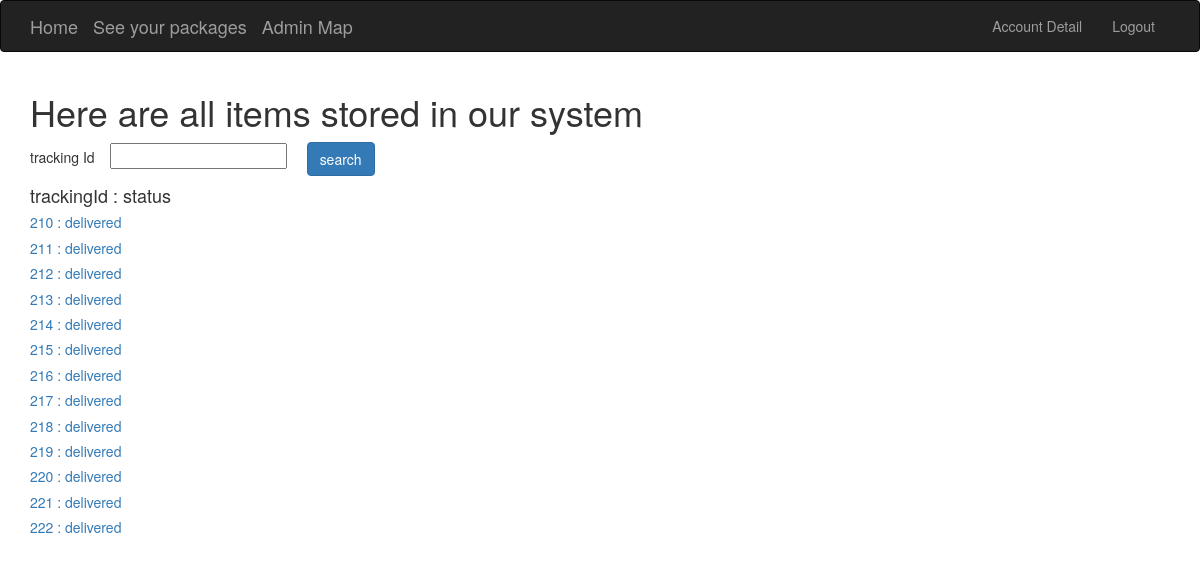
Screenshot of /apps/all_list/ (signed in) with the database file from the repository.
### apps/models.py (models this page shows, shortened)
class Tracking(models.Model):
    tracking_id = models.IntegerField(default=0)
    trunk_id = models.IntegerField(blank=True, null=True)
    to_x = models.IntegerField(blank=True, null=True)
    to_y = models.IntegerField(blank=True, null=True)
    finished = models.BooleanField(default=False)
    assigned_trunk = models.BooleanField(default=False)
    is_prime = models.BooleanField(default=False)
    warehouse_id = models.IntegerField(default=0)
    user = models.ForeignKey(User, blank=True, null=True, on_delete=models.CASCADE, related_name="trackings")

### apps/views.py (the view)
def home(request):
    trackings = []
    tracking_statuses = []
    for tracking in Tracking.objects.all():
        tracking.strStatus = getStatus(tracking)
        trackings.append(tracking)
    return render(request, "apps/all_list.html", {"trackings":trackings})

### apps/views.py (called while the page is built)
def getStatus(tracking):
    if tracking.finished:
        return "delivered"
    elif not tracking.assigned_trunk:
        return "created"
    else:
        return intToStatus(Trunk.objects.get(trunk_id=tracking.trunk_id).status)

### apps/templates/apps/all_list.html (shortened to what this page needs)
{% extends 'base.html' %}
{% block content %}
<h1>Here are all items stored in our system</h1>
tracking Id &nbsp&nbsp
<input type="text" id="input_box" />&nbsp&nbsp&nbsp&nbsp
<input type="button" onclick="search();" name="search" class="btn btn-primary" id="search_button" value="search" />
<br/>
<h4>trackingId : status</h4>
{% for tracking in trackings %}
<a href="{%url 'apps:tracking_detail' tracking.tracking_id%}"><h5>{{tracking.tracking_id}} : {{tracking.strStatus}}</h5></a>
{% endfor %}
{% endblock %}

### rows the page displays
Tracking: tracking_id "210", strStatus "delivered"
Tracking: tracking_id "211", strStatus "delivered"
Tracking: tracking_id "212", strStatus "delivered"
Tracking: tracking_id "213", strStatus "delivered"
Tracking: tracking_id "214", strStatus "delivered"
Tracking: tracking_id "215", strStatus "delivered"
Tracking: tracking_id "216", strStatus "delivered"
Tracking: tracking_id "217", strStatus "delivered"
Tracking: tracking_id "218", strStatus "delivered"
Tracking: tracking_id "219", strStatus "delivered"
Tracking: tracking_id "220", strStatus "delivered"
Tracking: tracking_id "221", strStatus "delivered"
Tracking: tracking_id "222", strStatus "delivered"
